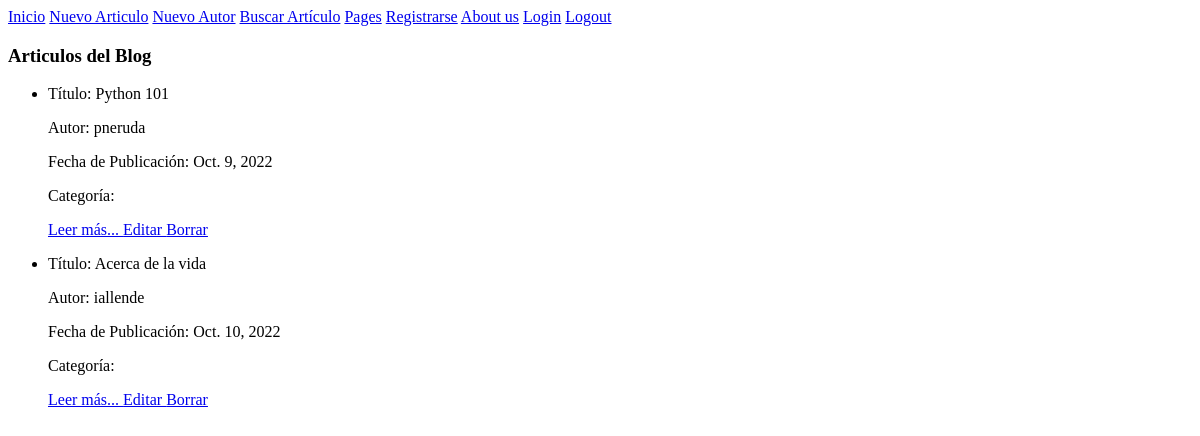
The page /blog/pages/ on the database as committed earlier.
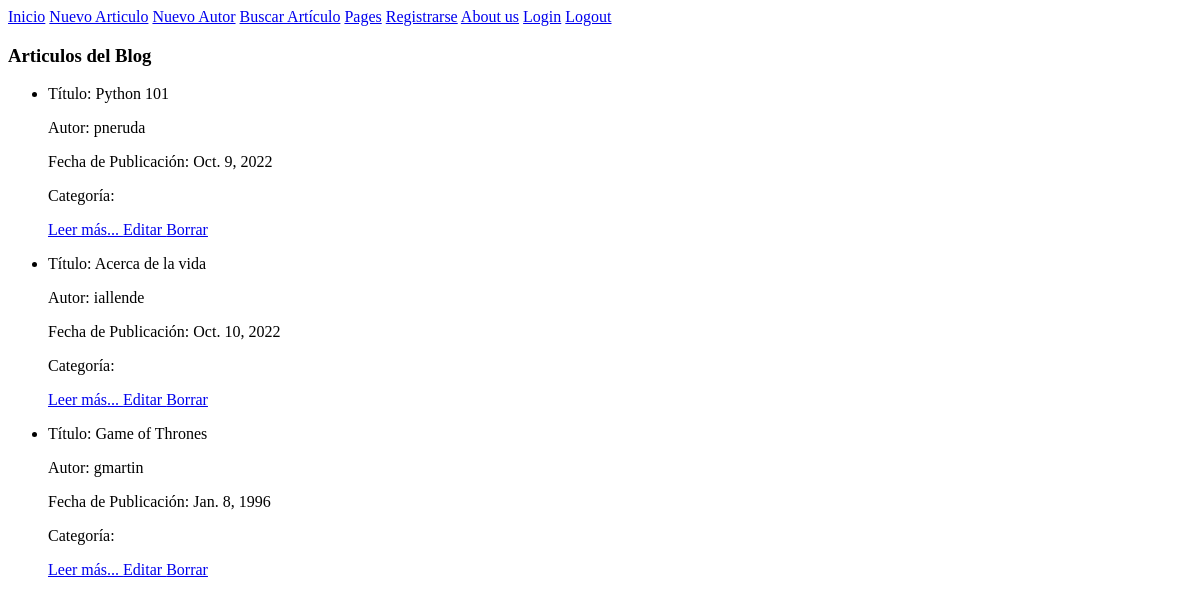
The same page on the database as committed later.
### Blog/models.py (models this page shows, shortened)
class Articulos(models.Model):
    class Meta:
        verbose_name_plural = "Articulos"
    titulo = models.CharField(max_length=100)
    texto = models.CharField(max_length=1000)
    articulo_nro = models.IntegerField()
    username_autor = models.CharField(max_length=100)
    fecha_de_publicacion = models.DateField(null=True)

### Blog/views.py (the view)
# urls.py: path("pages/", ArticulosList.as_view(), name="ArticulosList"),
class ArticulosList(ListView):
    model = Articulos
    template_name = "blog/pages.html"

### Blog/templates/Blog/pages.html
{% extends "Blog/padre.html" %}
{% block contenido_que_cambia %}
<h3>Articulos del Blog</h3>
<ul>
    {% for articulo in object_list %}
    <li>
        <p> Título: {{articulo.titulo}}</p>
        <p> Autor: {{articulo.username_autor}}</p>
        <p> Fecha de Publicación: {{articulo.fecha_de_publicacion}}</p>
        <p> Categoría: {{articulo.sections}}</p>
        <a href="{% url 'ArticuloDetail' articulo.id %}"> Leer más... </a>
        <a href="{% url 'ArticuloUpdate' articulo.id %}"> Editar </a>
        <a href="{% url 'ArticuloDelete' articulo.id %}"> Borrar </a>
    </li>
    {% endfor %}
</ul>
{% endblock %}

Rows that differ between the two databases and show on the page:
added Articulos: titulo "Game of Thrones", username_autor "gmartin", fecha_de_publicacion "Jan. 8, 1996"
